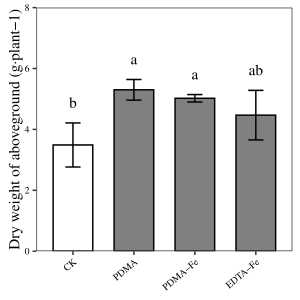

This chart was generated by the following R code:
library(readxl)
library(agricolae)
library(ggplot2)
app = read_excel("drymass.xlsx",sheet = 1) 

color2<-c("#FFFFFF","#808080","#808080","#808080")
app1<-app[1:21,1:2]
hei_mean<-aggregate(drymassp~indexp,data = app1,mean)
hei_sd<-aggregate(drymassp~indexp,data = app1,sd)
p1<-ggplot(hei_mean,aes(x=indexp,y=drymassp))+
  geom_bar(stat="identity",fill = color2,
           colour="black",width=0.65)+ 
  theme_bw()+theme(panel.grid.major = element_blank(),
                   panel.grid.minor = element_blank(),axis.line = element_blank())+ 
  geom_errorbar(aes(ymin=drymassp-hei_sd$drymassp,ymax=drymassp+hei_sd$drymassp),
                width = 0.25,
                position = position_dodge(0.6))+ 
  theme(legend.position = "top")+ 
  guides(fill=guide_legend(title = NULL))+ 
  scale_y_continuous(expand = c(0,0),limits=c(0,8))+ 
  scale_x_discrete(limits = c("CK","PDMA","PDMA-Fe","EDTAr"),
                   labels = c("CK","PDMA","PDMA-Fe","EDTA-Fe"))+
  theme(axis.title.y = element_text(vjust = 0.5,hjust = 0.5,size=rel(1),family = "Times"))+ 
  ylab("Dry weight of aboveground (g·plant-1)")+  
  geom_text(aes(label=c("b","ab","a","a"),y=drymassp+hei_sd$drymassp+0.5,family = "Times"),vjust=0)+
  theme(axis.text.x = element_text(angle=40,hjust = 1,vjust = 1,
                                   size=rel(0.8),colour="black",family = "Times"))+
  theme(axis.title.x = element_blank())+
  theme(axis.text.y = element_text(size=rel(0.8),colour="black",family = "Times"))
p1  
